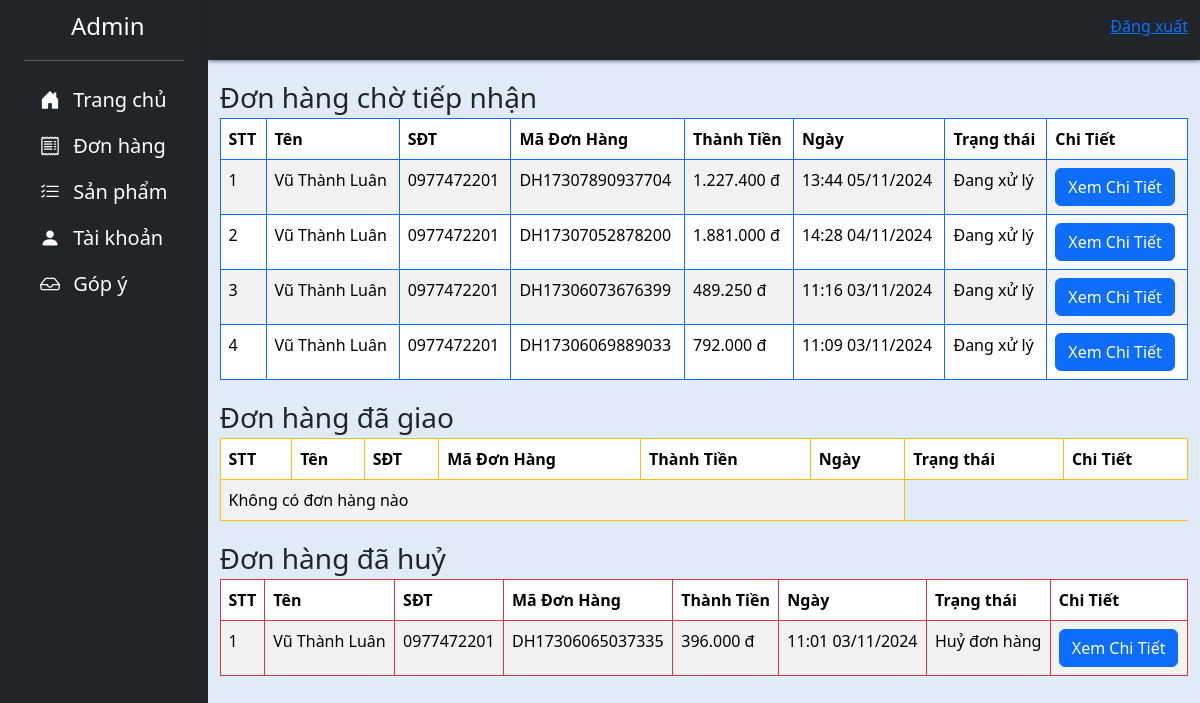
Screenshot of /Admin/admin-orders.php with the database file from the repository.
### tables this page shows
CREATE TABLE `orders` (
  `id` int(4) NOT NULL,
  `ma_don_hang` varchar(20) NOT NULL,
  `user_id` int(4) NOT NULL,
  `name` varchar(50) NOT NULL,
  `email` varchar(50) NOT NULL,
  `sdt` varchar(15) NOT NULL,
  `address` varchar(150) NOT NULL,
  `comment` varchar(300) NOT NULL,
  `total` int(9) NOT NULL,
  `status` int(1) NOT NULL,
  `time` varchar(20) NOT NULL
);

### Admin/admin-orders.php (the view, shortened to what this page needs)
<?php include "header.php" ?>
<div class="">
    <span class="fs-3">Đơn hàng chờ tiếp nhận</span>
    <table class="table table-bordered table-striped border-primary">
        <thead >
            <tr>
                <th>STT</th>
                <th>Tên</th>
                <th>SĐT</th>
                <th>Mã Đơn Hàng</th>
                <th>Thành Tiền</th>
                <th>Ngày</th>
                <th>Trạng thái</th>
                <th>Chi Tiết</th>
            </tr>
        </thead>
        <tbody>
            <?php
            $sql = "SELECT * FROM orders WHERE status = 0 ORDER BY id DESC";
            $result = $conn->query($sql);
            $count = 1;
            if ($result->num_rows > 0) {
                while ($item = $result->fetch_assoc()) {
            ?>
                    <tr>
                        <td> <?= $count ?> </td>
                        <td> <?= $item['name']; ?> </td>
                        <td> <?= $item['sdt']; ?> </td>
                        <td> <?= $item['ma_don_hang']; ?> </td>
                        <td> <?= number_format($item['total'], 0, ',', '.') ?> đ </td>
                        <td> <?= $item['time']; ?> </td>
                        <td>
                            <?php
                                if ($item['status']==0){
                                    echo "Đang xử lý";
                                }
                            ?>
                        </td>
                        <td>
                            <a href="admin-ordersdetail.php?ma=<?= $item['ma_don_hang']; ?>" class="btn btn-primary">Xem Chi Tiết</a>
                        </td>
                    </tr>
                <?php
                    $count++;
                }
            } else {
                ?>
                <tr>
                    <td colspan="6"> Không có đơn hàng nào </td>
                </tr>
            <?php
            }
            ?>
        </tbody>
    </table>
</div>
<div class="">
    <span class="fs-3">Đơn hàng đã giao</span>
    <table class="table table-bordered table-striped border-warning">
        <thead>
            <tr>
                <th>STT</th>
                <th>Tên</th>
                <th>SĐT</th>
                <th>Mã Đơn Hàng</th>
                <th>Thành Tiền</th>
                <th>Ngày</th>
                <th>Trạng thái</th>
                <th>Chi Tiết</th>
            </tr>
        </thead>
        <tbody>
            <?php
            $sql = "SELECT * FROM orders WHERE status = 1 ORDER BY id DESC";
            $result = $conn->query($sql);
            $count = 1;
            if ($result->num_rows > 0) {
                while ($item = $result->fetch_assoc()) {
            ?>
                    <tr>
                        <td> <?= $count ?> </td>
                        <td> <?= $item['name']; ?> </td>
                        <td> <?= $item['sdt']; ?> </td>
                        <td> <?= $item['ma_don_hang']; ?> </td>
                        <td> <?= number_format($item['total'], 0, ',', '.') ?> đ </td>
                        <td> <?= $item['time']; ?> </td>
                        <td>
                            <?php
                                if ($item['status']==0){
                                    echo "Đang xử lý";
                                }
                                else if ($item['status']==1){
                                    echo "Thành công";
                                }
                                else if ($item['status']==2){
                                    echo "Huỷ đơn hàng";
                                }
                            ?>
                        </td>
                        <td>
                            <a href="admin-ordersdetail.php?ma=<?= $item['ma_don_hang']; ?>" class="btn btn-primary">Xem Chi Tiết</a>
                        </td>
                    </tr>
                <?php
                    $count++;
                }
            } else {
                ?>
                <tr>
                    <td colspan="6"> Không có đơn hàng nào </td>
                </tr>
            <?php
            }
            ?>
        </tbody>
    </table>
</div>
<div class="">
    <span class="fs-3">Đơn hàng đã huỷ</span>
    <table class="table table-bordered table-striped border-danger">
        <thead>
            <tr>
                <th>STT</th>
                <th>Tên</th>
                <th>SĐT</th>
                <th>Mã Đơn Hàng</th>
                <th>Thành Tiền</th>
                <th>Ngày</th>
                <th>Trạng thái</th>
                <th>Chi Tiết</th>
            </tr>
        </thead>
        <tbody>
            <?php
            $sql = "SELECT * FROM orders WHERE status = 2 ORDER BY id DESC";
            $result = $conn->query($sql);
            $count = 1;
            if ($result->num_rows > 0) {
                while ($item = $result->fetch_assoc()) {
            ?>
                    <tr>
                        <td> <?= $count ?> </td>
                        <td> <?= $item['name']; ?> </td>
                        <td> <?= $item['sdt']; ?> </td>
                        <td> <?= $item['ma_don_hang']; ?> </td>
                        <td> <?= number_format($item['total'], 0, ',', '.') ?> đ </td>
                        <td> <?= $item['time']; ?> </td>
                        <td>
                            <?php
                                if ($item['status']==0){
                                    echo "Đang xử lý";
                                }
                                else if ($item['status']==1){
                                    echo "Thành công";
                                }
                                else if ($item['status']==2){
                                    echo "Huỷ đơn hàng";
                                }
                            ?>
                        </td>
                        <td>
                            <a href="admin-ordersdetail.php?ma=<?= $item['ma_don_hang']; ?>" class="btn btn-primary">Xem Chi Tiết</a>
                        </td>
                    </tr>
                <?php
                    $count++;
                }
            } else {
                ?>
                <tr>
                    <td colspan="6"> Không có đơn hàng nào </td>
                </tr>
            <?php
            }
            ?>
        </tbody>
    </table>
</div>
<?php include "footer.php" ?>

### style.css (style rules this page uses)
body { background-color: #e1eaf7; }

### rows the page displays
orders: name "Vũ Thành Luân", sdt "0977472201", ma_don_hang "DH17307890937704", total "1.227.400", time "13:44 05/11/2024", status "Đang xử lý"
orders: name "Vũ Thành Luân", sdt "0977472201", ma_don_hang "DH17307052878200", total "1.881.000", time "14:28 04/11/2024", status "Đang xử lý"
orders: name "Vũ Thành Luân", sdt "0977472201", ma_don_hang "DH17306073676399", total "489.250", time "11:16 03/11/2024", status "Đang xử lý"
orders: name "Vũ Thành Luân", sdt "0977472201", ma_don_hang "DH17306069889033", total "792.000", time "11:09 03/11/2024", status "Đang xử lý"
orders: name "Vũ Thành Luân", sdt "0977472201", ma_don_hang "DH17306065037335", total "396.000", time "11:01 03/11/2024", status "Huỷ đơn hàng"
